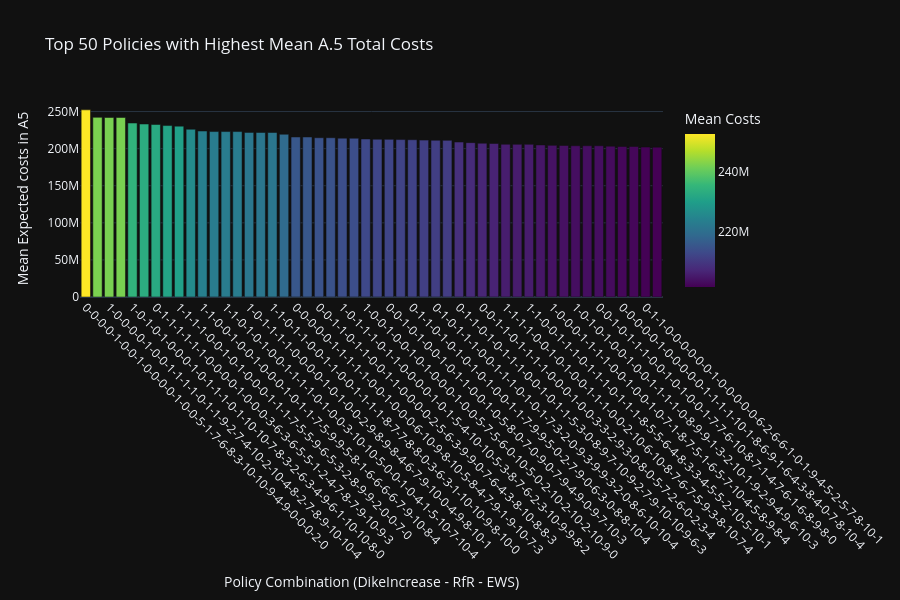

The code cell stored with this chart in its notebook:
### Code cell
high_costs = policy_summary_costs.nlargest(50, 'mean_costs')

# Step 6: Create a unique identifier for each policy (optional)
high_costs['policy_id'] = high_costs[policy_levers].astype(str).agg('-'.join, axis=1)

# Step 7: Create interactive Plotly bar chart
fig = px.bar(
    high_costs,
    x='policy_id',
    y='mean_costs',
    hover_data=policy_levers + [policy_col],
    color='mean_costs',
    color_continuous_scale='Viridis',
    title=f"Top 50 Policies with Highest Mean {costs_col}",
    labels={'policy_id': 'Policy Combination', 'mean_costs': 'Mean Expected costs in A5'}
)

fig.update_layout(
    xaxis_tickangle=45,
    xaxis_title="Policy Combination (DikeIncrease - RfR - EWS)",
    yaxis_title="Mean Expected costs in A5",
    coloraxis_colorbar=dict(title="Mean Costs"),
    width=900,
    height=600
)

fig.show()

### Figure 1 — Plotly figure (JSON) as saved in the notebook; plotly's stock layout.template omitted (floating-point values rounded to 4 significant figures; data arrays with more than 128 entries replaced by an {"elided": "..."} marker saying what was removed)
{"data": [{"customdata": {"elided": "50x32 int values"}, "hovertemplate": "Policy Combination=%{x}<br>Mean Expected costs in A5=%{marker.color}<br>0_RfR 0=%{customdata[0]}<br>0_RfR 1=%{customdata[1]}<br>0_RfR 2=%{customdata[2]}<br>1_RfR 0=%{customdata[3]}<br>1_RfR 1=%{customdata[4]}<br>1_RfR 2=%{customdata[5]}<br>2_RfR 0=%{customdata[6]}<br>2_RfR 1=%{customdata[7]}<br>2_RfR 2=%{customdata[8]}<br>3_RfR 0=%{customdata[9]}<br>3_RfR 1=%{customdata[10]}<br>3_RfR 2=%{customdata[11]}<br>4_RfR 0=%{customdata[12]}<br>4_RfR 1=%{customdata[13]}<br>4_RfR 2=%{customdata[14]}<br>A.1_DikeIncrease 0=%{customdata[15]}<br>A.1_DikeIncrease 1=%{customdata[16]}<br>A.1_DikeIncrease 2=%{customdata[17]}<br>A.2_DikeIncrease 0=%{customdata[18]}<br>A.2_DikeIncrease 1=%{customdata[19]}<br>A.2_DikeIncrease 2=%{customdata[20]}<br>A.3_DikeIncrease 0=%{customdata[21]}<br>A.3_DikeIncrease 1=%{customdata[22]}<br>A.3_DikeIncrease 2=%{customdata[23]}<br>A.4_DikeIncrease 0=%{customdata[24]}<br>A.4_DikeIncrease 1=%{customdata[25]}<br>A.4_DikeIncrease 2=%{customdata[26]}<br>A.5_DikeIncrease 0=%{customdata[27]}<br>A.5_DikeIncrease 1=%{customdata[28]}<br>A.5_DikeIncrease 2=%{customdata[29]}<br>EWS_DaysToThreat=%{customdata[30]}<br>policy=%{customdata[31]}<extra></extra>", "legendgroup": "", "marker": {"color": [252300000.0, 242200000.0, 242000000.0, 242000000.0, 234500000.0, 233200000.0, 232500000.0, 231100000.0, 230400000.0, 226100000.0, 223700000.0, 223000000.0, 223000000.0, 223000000.0, 221900000.0, 221800000.0, 221700000.0, 219300000.0, 215700000.0, 215700000.0, 214700000.0, 214700000.0, 214200000.0, 214100000.0, 213100000.0, 212700000.0, 212500000.0, 212200000.0, 212000000.0, 211500000.0, 211400000.0, 211200000.0, 208900000.0, 208100000.0, 207300000.0, 206900000.0, 206000000.0, 205800000.0, 205800000.0, 205000000.0, 204400000.0, 204200000.0, 203900000.0, 203900000.0, 203900000.0, 203400000.0, 202900000.0, 202900000.0, 202100000.0, 202000000.0], "coloraxis": "coloraxis", "pattern": {"shape": ""}}, "name": "", "orientation": "v", "showlegend": false, "textposition": "auto", "x": ["0-0-0-0-1-0-0-1-0-0-0-0-1-0-0-5-1-7-6-8-3-10-10-9-4-9-0-0-0-2-0", "1-0-0-0-0-1-1-0-0-0-1-0-1-0-1-10-10-0-2-1-0-8-9-1-6-9-2-9-10-10-2", "1-0-0-0-0-1-0-0-1-1-1-1-0-1-1-9-2-7-4-10-2-10-4-8-2-7-8-9-10-10-4", "1-1-1-0-0-0-0-1-1-1-1-1-0-1-0-4-0-9-0-3-7-5-2-4-8-9-2-9-10-10-3", "1-0-1-0-1-0-0-0-1-0-1-1-1-0-1-10-10-7-8-3-2-6-3-4-9-6-1-10-10-8-0", "0-1-0-1-0-0-1-0-1-0-1-0-1-1-0-7-1-4-10-4-10-5-7-4-10-1-2-10-9-9-4", "0-1-1-1-1-1-1-0-0-0-0-1-0-0-0-3-6-3-6-5-5-1-2-4-7-8-7-9-10-9-3", "1-0-0-1-1-1-0-0-0-1-1-0-1-0-0-5-4-4-0-4-7-2-8-7-9-4-3-8-10-10-1", "1-1-1-1-0-0-1-0-1-0-0-0-1-1-1-7-5-5-9-6-5-3-2-8-9-9-2-0-0-7-0", "1-1-0-0-0-0-0-0-0-0-0-1-1-1-1-1-4-1-1-9-9-9-10-0-1-6-1-10-10-7-1", "1-1-0-0-1-0-0-1-0-0-0-1-0-1-1-7-5-9-9-5-8-1-6-6-6-6-7-9-10-8-4", "1-0-0-0-1-1-0-0-1-1-1-0-0-0-1-1-0-9-4-6-8-7-2-2-5-0-6-10-7-10-0", "1-1-0-1-0-1-0-0-1-1-1-1-0-1-0-0-3-10-10-5-0-0-1-0-4-1-5-10-7-10-4", "0-0-1-0-0-1-0-1-0-1-1-1-0-0-1-9-5-8-1-0-3-7-6-7-4-9-3-10-7-10-2", "1-0-1-1-1-1-0-0-0-0-1-0-1-0-0-2-9-8-9-8-4-6-7-9-10-0-4-9-8-10-1", "1-1-1-0-1-0-0-1-0-1-0-0-1-0-0-7-1-2-6-2-0-3-10-2-3-5-2-9-8-10-1", "1-1-0-1-1-0-0-1-1-0-0-1-1-1-1-8-7-7-8-8-0-3-6-3-1-10-10-9-8-10-0", "1-0-0-0-1-0-1-0-0-0-0-0-1-1-0-3-8-3-7-1-9-3-8-2-8-10-4-0-1-5-4", "0-0-0-0-0-1-1-1-1-1-0-0-1-0-0-0-6-10-9-8-10-5-8-4-7-9-1-9-10-7-3", "0-1-1-0-1-0-0-1-1-0-1-0-1-0-0-10-5-4-5-0-5-5-1-6-5-0-1-9-10-7-3", "0-0-1-1-0-1-1-0-0-1-1-0-0-0-0-2-5-6-3-9-9-0-7-6-4-3-8-10-8-8-3", "0-0-0-0-1-1-0-1-1-1-1-1-1-0-1-4-3-8-5-3-7-9-9-3-2-2-4-10-8-8-3", "1-0-1-1-1-0-1-1-0-0-0-0-1-0-1-5-4-10-10-5-3-8-7-6-2-3-10-9-9-8-2", "0-0-0-1-0-0-1-1-0-0-1-1-0-0-0-0-1-10-5-1-10-8-3-4-0-7-10-10-7-9-4", "1-0-0-1-0-0-1-0-1-0-0-0-1-0-0-5-7-5-6-0-10-5-0-2-10-2-10-2-10-9-0", "1-0-0-1-0-0-1-0-0-1-1-0-0-0-0-8-4-10-10-7-4-8-4-10-2-6-1-9-8-9-4", "0-0-1-0-1-0-0-1-0-1-1-0-0-1-0-5-8-0-7-0-9-0-7-9-4-9-0-9-7-10-3", "1-0-1-1-1-0-0-1-1-0-0-0-1-1-0-6-3-6-0-2-1-5-1-10-0-2-1-7-10-9-2", "0-1-1-0-1-0-1-0-1-0-1-0-0-1-1-7-9-9-5-0-2-7-9-0-6-3-0-8-8-10-4", "1-0-0-1-1-0-1-0-1-0-0-1-1-1-1-10-10-8-6-0-10-7-9-5-7-1-9-10-10-5-4", "0-1-0-1-1-1-0-0-1-1-1-0-1-0-1-7-3-2-0-9-3-9-9-3-2-0-8-6-10-10-4", "0-1-0-0-0-0-1-1-0-0-1-1-1-1-1-7-0-2-1-5-2-1-0-1-6-2-10-7-9-10-2", "0-1-1-0-1-0-1-1-1-0-0-1-0-1-1-5-3-0-8-9-7-10-9-2-7-9-10-10-9-6-3", "0-1-0-1-1-1-1-1-0-0-1-0-0-0-0-5-8-4-8-5-7-1-10-1-2-9-10-9-10-6-4", "0-0-1-1-0-1-1-1-1-0-0-0-1-0-0-3-3-2-9-3-0-8-0-5-7-2-6-0-2-3-4", "0-0-0-0-1-1-0-0-1-0-1-1-0-1-1-4-5-10-4-4-1-0-6-0-9-5-5-10-8-7-3", "1-1-1-1-0-0-1-0-1-0-0-1-1-1-0-0-2-10-6-10-8-7-6-7-5-9-3-8-10-7-4", "0-1-0-1-1-1-0-0-0-1-0-1-0-0-1-1-0-10-5-8-8-1-10-2-0-8-3-10-7-8-1", "1-1-0-0-1-1-1-0-1-1-1-0-1-1-1-8-5-5-6-4-8-3-3-4-5-5-2-10-5-10-1", "0-0-1-1-0-0-0-0-1-0-0-1-1-0-1-6-10-3-4-5-3-2-6-9-7-6-8-10-10-4-4", "1-0-0-0-1-1-1-1-0-0-1-0-0-1-0-7-1-8-7-5-1-6-5-7-10-4-5-8-9-8-4", "0-1-0-0-0-1-1-0-1-0-0-0-1-0-1-7-1-0-1-1-9-1-4-2-8-9-0-1-10-8-3", "1-0-1-0-1-0-0-1-0-0-1-1-1-1-0-8-9-9-1-3-2-10-1-9-2-9-4-9-6-10-3", "1-0-1-1-0-1-1-1-0-0-1-1-0-1-1-0-5-9-5-10-4-4-10-0-3-9-7-8-9-8-4", "0-0-1-0-1-1-1-0-0-1-0-1-0-0-1-7-7-6-10-8-7-1-4-7-6-1-6-8-9-8-0", "1-0-0-0-0-0-0-0-0-0-0-1-1-0-0-7-7-6-9-10-9-10-6-5-6-6-0-8-8-9-2", "0-0-0-0-0-1-0-0-0-0-0-1-1-1-1-10-1-8-6-9-1-6-4-3-8-4-0-7-8-10-4", "1-0-1-1-0-1-0-0-1-0-0-1-0-1-1-8-6-0-2-5-1-1-3-7-3-7-5-8-7-10-3", "0-1-1-0-0-0-0-0-0-1-0-0-0-0-0-6-2-6-6-1-0-1-9-4-5-2-5-7-8-10-1", "0-0-0-1-0-1-0-0-1-1-0-1-0-0-0-3-9-0-1-3-6-2-1-0-3-10-4-7-8-10-1"], "xaxis": "x", "y": [252300000.0, 242200000.0, 242000000.0, 242000000.0, 234500000.0, 233200000.0, 232500000.0, 231100000.0, 230400000.0, 226100000.0, 223700000.0, 223000000.0, 223000000.0, 223000000.0, 221900000.0, 221800000.0, 221700000.0, 219300000.0, 215700000.0, 215700000.0, 214700000.0, 214700000.0, 214200000.0, 214100000.0, 213100000.0, 212700000.0, 212500000.0, 212200000.0, 212000000.0, 211500000.0, 211400000.0, 211200000.0, 208900000.0, 208100000.0, 207300000.0, 206900000.0, 206000000.0, 205800000.0, 205800000.0, 205000000.0, 204400000.0, 204200000.0, 203900000.0, 203900000.0, 203900000.0, 203400000.0, 202900000.0, 202900000.0, 202100000.0, 202000000.0], "yaxis": "y", "type": "bar"}], "layout": {"xaxis": {"anchor": "y", "domain": [0.0, 1.0], "title": {"text": "Policy Combination (DikeIncrease - RfR - EWS)"}, "tickangle": 45}, "yaxis": {"anchor": "x", "domain": [0.0, 1.0], "title": {"text": "Mean Expected costs in A5"}}, "coloraxis": {"colorbar": {"title": {"text": "Mean Costs"}}, "colorscale": [[0.0, "#440154"], [0.1111, "#482878"], [0.2222, "#3e4989"], [0.3333, "#31688e"], [0.4444, "#26828e"], [0.5556, "#1f9e89"], [0.6667, "#35b779"], [0.7778, "#6ece58"], [0.8889, "#b5de2b"], [1.0, "#fde725"]]}, "legend": {"tracegroupgap": 0}, "title": {"text": "Top 50 Policies with Highest Mean A.5 Total Costs"}, "barmode": "relative", "width": 900, "height": 600}}
